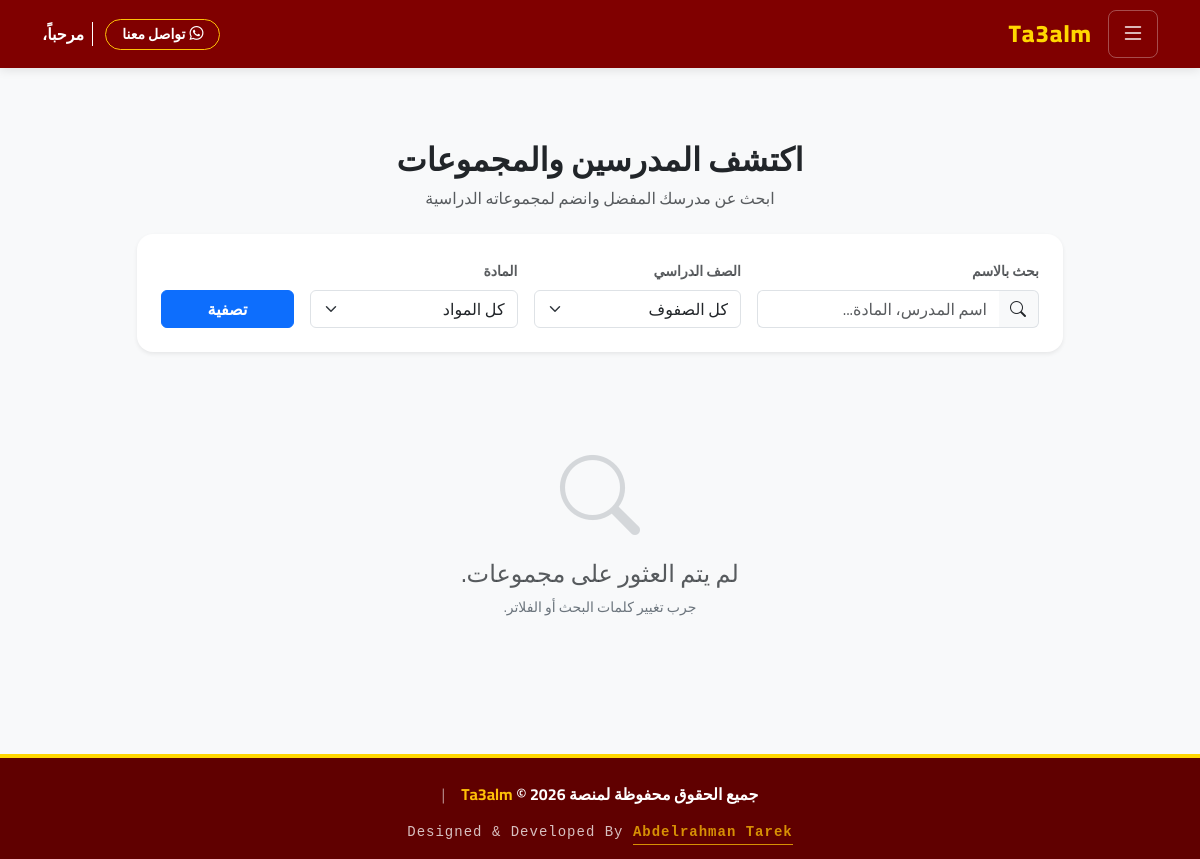
Page /student/search/ (signed in) on the earlier database version.
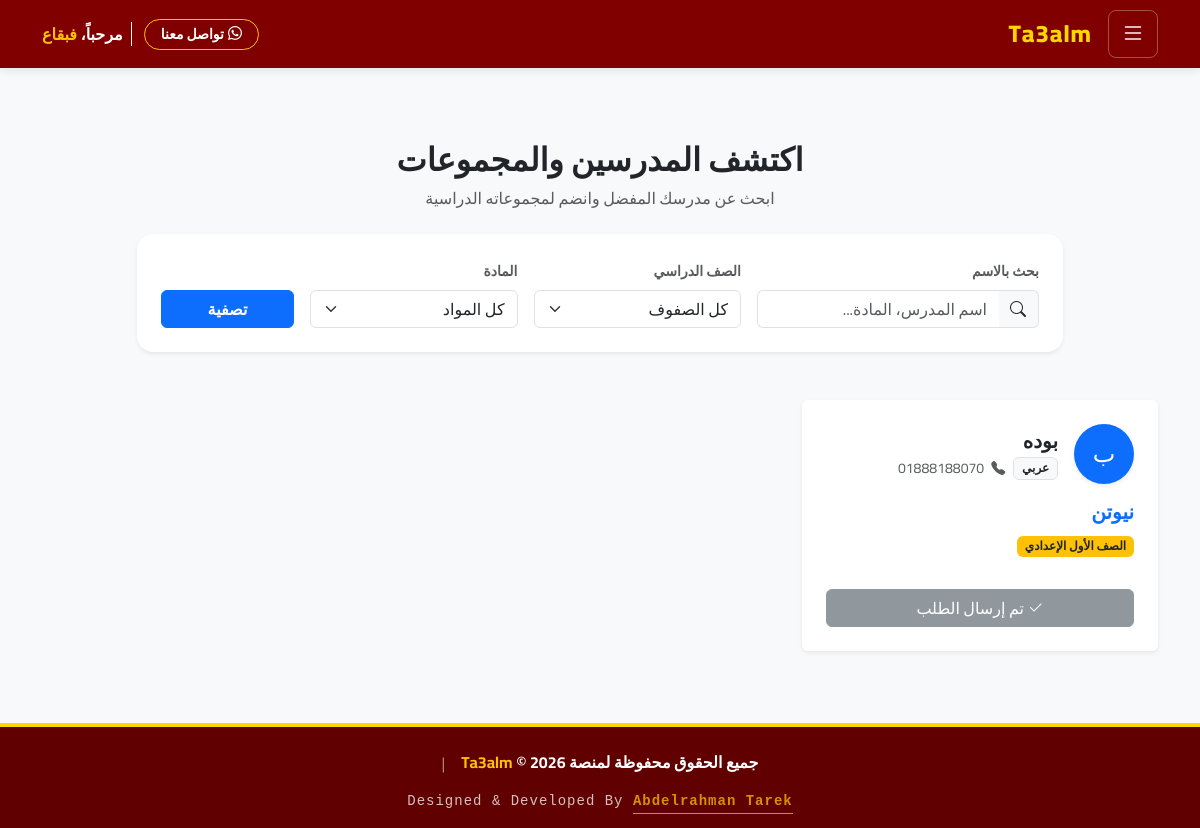
Same page on the later database version.
### accounts/models.py (models this page shows, shortened)
class User(AbstractUser):
    role = models.CharField(max_length=20, choices=ROLE_CHOICES, default='student', verbose_name=_('نوع المستخدم'))
    phone = models.CharField(max_length=15, blank=True, null=True, verbose_name=_('رقم الهاتف'))
    national_id = models.CharField(max_length=14, blank=True, null=True, unique=True, verbose_name=_('الرقم القومي'))
    custom_id = models.CharField(max_length=10, blank=True, null=True, unique=True, verbose_name=_('كود المستخدم'))
    is_banned = models.BooleanField(default=False, verbose_name=_('محظور'))

### teachers/models.py (models this page shows, shortened)
class Group(models.Model):
    teacher = models.ForeignKey(TeacherProfile, on_delete=models.CASCADE, related_name='groups')
    name = models.CharField(max_length=100, verbose_name=_('اسم المجموعة'))
    grade = models.CharField(max_length=20, choices=GRADE_CHOICES, verbose_name=_('الصف الدراسي'))
    created_at = models.DateTimeField(auto_now_add=True)

class TeacherProfile(models.Model):
    user = models.OneToOneField(settings.AUTH_USER_MODEL, on_delete=models.CASCADE, related_name='teacher_profile')
    bio = models.TextField(blank=True, verbose_name=_('نبذة عن المعلم'))
    subject = models.ForeignKey(Subject, on_delete=models.SET_NULL, null=True, verbose_name="المادة")
    image = models.ImageField(upload_to='teachers/', blank=True, null=True, verbose_name=_('صورة المعلم'))
    subscription_end_date = models.DateTimeField(null=True, blank=True, verbose_name=_('تاريخ انتهاء الاشتراك'))
    is_trial_used = models.BooleanField(default=False, verbose_name=_('هل استهلك الشهر المجاني؟'))
    current_plan = models.ForeignKey(SubscriptionPlan, on_delete=models.SET_NULL, null=True, blank=True, verbose_name=_("الباقة الحالية"))

### core/models.py (models this page shows)
class Subject(models.Model):
    name = models.CharField(max_length=50, verbose_name="اسم المادة")
    def __str__(self):
        return self.name

### students/views.py (the view, shortened to what this page needs)
# urls.py: path('search/', views.search_groups, name='search_groups'),
@login_required
def search_groups(request):
    groups = Group.objects.select_related('teacher__user', 'teacher__subject').order_by('-created_at')
    query = request.GET.get('q')
    grade = request.GET.get('grade')
    subject_id = request.GET.get('subject')
    if grade:
        groups = groups.filter(grade=grade)
    if subject_id:
        groups = groups.filter(teacher__subject__id=subject_id)
    my_enrollment_ids = []
    if request.user.role == 'student':
        try:
            student = request.user.student_profile
            my_enrollment_ids = student.enrollments.values_list('group_id', flat=True)
        except:
            pass
    subjects = Subject.objects.all()
    context = {
        'groups': groups, # الآن هو موجود ومفلتر
        'my_enrollment_ids': my_enrollment_ids,
        'query': query,
        'subjects': subjects
    }
    return render(request, 'students/search.html', context)

### core/context_processors.py (called while the page is built)
def notifications(request):
    if request.user.is_authenticated:
        notifs = Notification.objects.filter(recipient=request.user)[:5]
        unread_count = Notification.objects.filter(recipient=request.user, is_read=False).count()
        return {'notifications': notifs, 'unread_count': unread_count}
    return {}

### core/models.py (called while the page is built)
    @classmethod
    def load(cls):
        obj, created = cls.objects.get_or_create(pk=1)
        return obj

### templates/students/search.html (shortened to what the changed rows need)
{% extends 'base.html' %}
{% load i18n %}
{% block content %}
<div class="container py-5">
    <div class="row justify-content-center mb-5">
        <div class="col-lg-10">
            <div class="text-center mb-4">
                <h2 class="fw-bold mb-2">{% trans "اكتشف المدرسين والمجموعات" %}</h2>
            </div>
        </div>
    </div>
    <div class="row g-4">
        {% for group in groups %}
        <div class="col-md-6 col-lg-4">
            <div class="card h-100 border-0 shadow-sm hover-up overflow-hidden">
                <div class="card-body p-4">
                    <div class="d-flex align-items-center mb-3">
                        <div class="me-3 position-relative">
                            {% if group.teacher.image %}
                                <img src="{{ group.teacher.image.url }}" class="rounded-circle shadow-sm object-fit-cover" style="width: 60px; height: 60px;">
                            {% else %}
                                <div class="bg-primary text-white rounded-circle d-flex align-items-center justify-content-center shadow-sm" style="width: 60px; height: 60px; font-size: 1.5rem;">
                                    {{ group.teacher.user.first_name|slice:":1" }}
                                </div>
                            {% endif %}
                        </div>
                        <div>
                            <h5 class="fw-bold mb-0 text-dark">{{ group.teacher.user.first_name }} {{ group.teacher.user.last_name }}</h5>
                            <div class="d-flex align-items-center gap-2 mt-1">
                                <span class="badge bg-light text-dark border">{{ group.teacher.subject }}</span>
                                <small class="text-muted"><i class="bi bi-telephone-fill me-1"></i> {{ group.teacher.user.phone }}</small>
                            </div>
                        </div>
                    </div>
                    <h5 class="card-title fw-bold text-primary mb-2">{{ group.name }}</h5>
                    <span class="badge bg-warning text-dark mb-3">{{ group.get_grade_display }}</span>
                    <div class="d-grid mt-3">
                        {% if user.role == 'student' %}
                            {% if group.id in my_enrollment_ids %}
                                <button class="btn btn-secondary disabled opacity-75">
                                    <i class="bi bi-check2"></i> {% trans "تم إرسال الطلب" %}
                                </button>
                            {% else %}
                                <a href="{% url 'join_group' group.id %}" class="btn btn-outline-primary fw-bold">
                                    <i class="bi bi-person-plus"></i> {% trans "طلب انضمام" %}
                                </a>
                            {% endif %}
                        {% else %}
                            <button class="btn btn-light text-muted disabled border">
                                <i class="bi bi-eye"></i> {% trans "للمعاينة فقط" %}
                            </button>
                        {% endif %}
                    </div>
                </div>
            </div>
        </div>
        {% empty %}
        <div class="col-12 text-center py-5">
            <div class="mb-3 opacity-25"><i class="bi bi-search display-1 text-secondary"></i></div>
            <h4 class="text-muted">{% trans "لم يتم العثور على مجموعات." %}</h4>
            <p class="text-secondary small">{% trans "جرب تغيير كلمات البحث أو الفلاتر." %}</p>
        </div>
        {% endfor %}
    </div>
</div>
{% endblock %}

### templates/base.html (shortened to what this page needs)
{% load static %}
{% load i18n %}
{% get_current_language as LANGUAGE_CODE %}
<!DOCTYPE html>
<html lang="{{ LANGUAGE_CODE }}" dir="{% if LANGUAGE_CODE == 'ar' %}rtl{% else %}ltr{% endif %}">
<head>
    {% if LANGUAGE_CODE == 'ar' %}
        <link rel="stylesheet" href="https://cdn.jsdelivr.net/npm/bootstrap@5.3.0/dist/css/bootstrap.rtl.min.css">
    {% else %}
        <link rel="stylesheet" href="https://cdn.jsdelivr.net/npm/bootstrap@5.3.0/dist/css/bootstrap.min.css">
        <link href="https://fonts.googleapis.com/css2?family=Roboto:wght@400;500;700;900&display=swap" rel="stylesheet">
        <style>body { font-family: 'Roboto', sans-serif; }</style>
    {% endif %}
    <link rel="stylesheet" href="https://cdn.jsdelivr.net/npm/bootstrap-icons@1.11.3/font/bootstrap-icons.min.css">
</head>
<body>
    <nav class="top-navbar sticky-top">
        <div class="container d-flex justify-content-between align-items-center">
            <div class="d-flex align-items-center gap-3">
                <button class="btn menu-btn" type="button" data-bs-toggle="offcanvas" data-bs-target="#sidebarMenu">
                    <i class="bi bi-list fs-4"></i>
                </button>
                <a href="{% url 'home' %}" class="brand-logo">Ta3alm</a>
            </div>
            <div class="d-flex align-items-center gap-2">
                <a href="https://wa.me/+201507200894" target="_blank" class="btn btn-sm btn-outline-warning text-white fw-bold d-flex align-items-center rounded-pill px-3 mobile-small-text nowrap-text">
                    <i class="bi bi-whatsapp me-1"></i>
                    <span>{% trans "تواصل معنا" %}</span>
                </a>
                {% if user.is_authenticated %}
                    <div class="text-white d-none d-sm-block fw-bold border-start border-white ps-2 ms-1 mobile-small-text nowrap-text">
                        {% trans "مرحباً،" %} <span class="text-warning">{{ user.first_name }}</span>
                    </div>
                {% endif %}
            </div>
        </div>
    </nav>
    <main class="py-4">
        {% block content %}{% endblock %}
    </main>
    <footer class="text-white pt-4 pb-3" style="background-color: #600000; border-top: 4px solid #FFD700;">
        <div class="container text-center">
            <div class="row justify-content-center align-items-center mb-3">
                <div class="col-lg-10">
                    <div class="d-flex flex-column flex-md-row justify-content-center align-items-center gap-3">
                        <h6 class="mb-0 fw-bold">
                            {% trans "جميع الحقوق محفوظة لمنصة" %} <span class="text-warning">Ta3alm</span> &copy; {% now "Y" %}
                        </h6>
                        <span class="d-none d-md-block text-white-50">|</span>
                    </div>
                </div>
            </div>
            <div class="row">
                <div class="col-12">
                    <p class="small mb-0 opacity-75 code-font">
                        Designed & Developed By
                        <a href="https://man9000442-hub.github.io/Eng-Abdelrahman-prot/" target="_blank" class="text-warning fw-bold text-decoration-none border-bottom border-warning pb-1">
                            Abdelrahman Tarek
                        </a>
                    </p>
                </div>
            </div>
        </div>
    </footer>
</body>
</html>

Differences in the rows shown:
now on this page (row edited): User: first_name "فبقاع"
added Group: teacher.user.first_name "ب", teacher.user.first_name "بوده", teacher.subject "عربي", teacher.user.phone "01888188070", name "نيوتن", grade "الصف الأول الإعدادي"
Other differences:
text no longer shown: "لم يتم العثور على مجموعات. جرب تغيير كلمات البحث أو الفلاتر."
